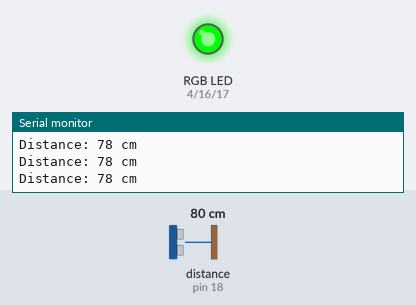
Recording of a sketch running on a simulated Arduino Uno, built with avr-gcc and run on an emulated ATmega328P. Parts: an RGB LED mixed from three pins (HIGH = lit), the last lines printed to the serial monitor. Wiring (inferred from the names in the program): ultrasonic range finder: trigger pin 5; echo pin 18. Inputs (shaded band) come from the test bench; at power-on: distance to the obstacle (sensor on pin 18) 80 cm. The echo pulse lasts 58.3 µs per cm; pins used as bus, display or sensor lines are not drawn.

Above: at 1.2 s.
1.3 s: distance to the obstacle (sensor on pin 18) set to 33 cm
2.8 s: distance to the obstacle (sensor on pin 18) set to 28 cm
At 3.3 s:
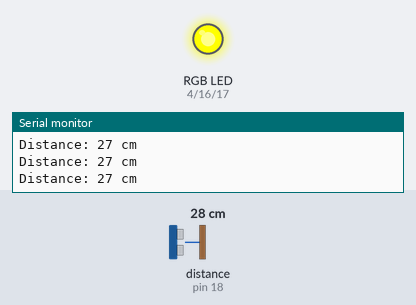
4.3 s: distance to the obstacle (sensor on pin 18) set to 13 cm
5.8 s: distance to the obstacle (sensor on pin 18) set to 10 cm
At 6.5 s:
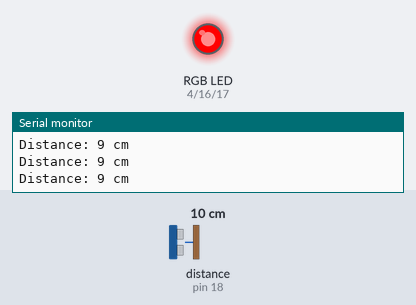
7.3 s: distance to the obstacle (sensor on pin 18) set to 120 cm
At 8.5 s:
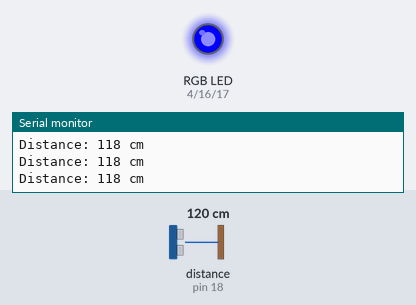
8.8 s: distance to the obstacle (sensor on pin 18) set to 106 cm
10.3 s: distance to the obstacle (sensor on pin 18) set to 98 cm
At 11.1 s:
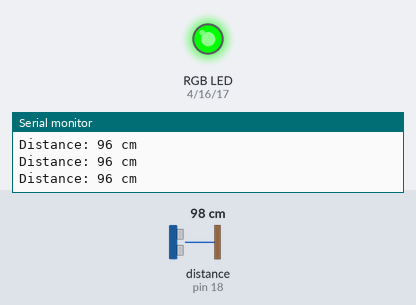
Timing chart, 0 to 12.9 s (numbered marks = the images above; inputs shaded):
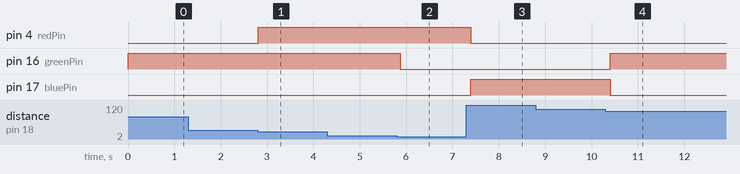

The sketch:

code_esp.ino
```cpp
const int trigPin = 5;
const int echoPin = 18;
const int redPin = 4;
const int greenPin = 16;
const int bluePin = 17;

void setup() {
  Serial.begin(115200);
  pinMode(trigPin, OUTPUT);
  pinMode(echoPin, INPUT);
  pinMode(redPin, OUTPUT);
  pinMode(greenPin, OUTPUT);
  pinMode(bluePin, OUTPUT);
}

void loop() {
  // Send ultrasonic pulse
  digitalWrite(trigPin, LOW);
  delayMicroseconds(2);
  digitalWrite(trigPin, HIGH);
  delayMicroseconds(10);
  digitalWrite(trigPin, LOW);

  // Read echo pin
  long duration = pulseIn(echoPin, HIGH);
  int distance = duration * 0.034 / 2;  // Convert to cm

  // Control RGB LED based on distance
  if (distance <= 10) {
    setColor(255,0, 0);  // Red
  } else if (distance > 10 && distance <= 30) {
    setColor(255, 255, 0);  // Yellow
  } else if (distance > 30 && distance <= 100) {
    setColor(0, 255, 0);  // Green
  } else {
    setColor(0, 0, 255);  // Blue
  }

  Serial.print("Distance: ");
  Serial.print(distance);
  Serial.println(" cm");

  delay(100);
}


void setColor(int red, int green, int blue) {
  analogWrite(redPin, red);
  analogWrite(greenPin, green);
  analogWrite(bluePin, blue);
}
```

Measured:
- the behaviour switches between 32 and 31 cm on distance to the obstacle (sensor on pin 18) (found by bisection; images 0 and 1)
- the behaviour switches between 12 and 11 cm on distance to the obstacle (sensor on pin 18) (found by bisection; images 1 and 2)
- the behaviour switches between 103 and 102 cm on distance to the obstacle (sensor on pin 18) (found by bisection; images 3 and 4)
- after the input at 2.8 s, pin 4 (redPin): LOW → HIGH at once
- after the input at 5.8 s, pin 16 (greenPin): HIGH → LOW after 0.07 s
- after the input at 7.3 s, pin 4 (redPin): HIGH → LOW after 0.10 s; pin 17 (bluePin): LOW → HIGH after 0.10 s
- after the input at 10.3 s, pin 16 (greenPin): LOW → HIGH after 0.10 s; pin 17 (bluePin): HIGH → LOW after 0.10 s
